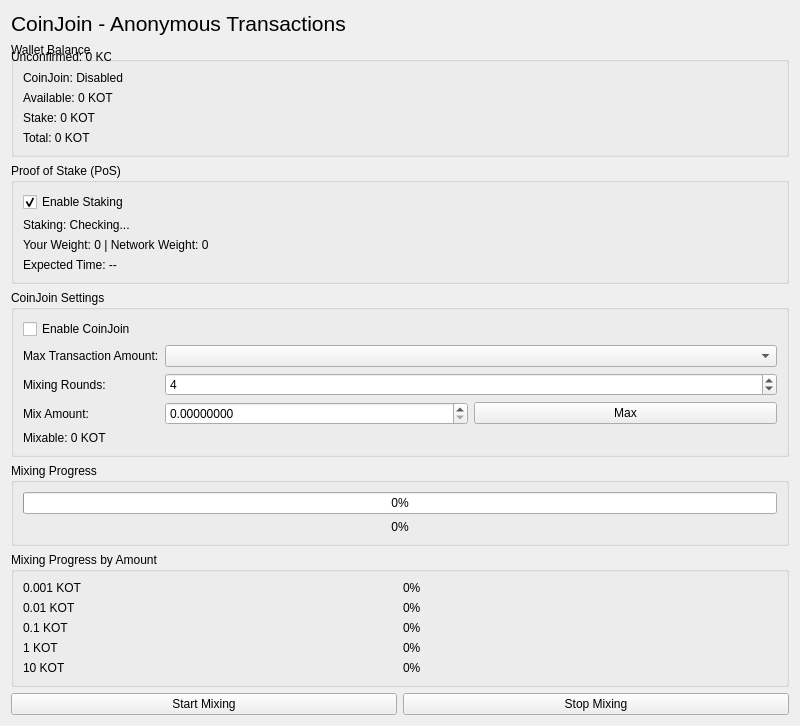
<?xml version="1.0" encoding="UTF-8"?>
<ui version="4.0">
 <class>CoinJoinPage</class>
 <widget class="QWidget" name="CoinJoinPage">
  <property name="geometry">
   <rect>
    <x>0</x>
    <y>0</y>
    <width>800</width>
    <height>700</height>
   </rect>
  </property>
  <property name="windowTitle">
   <string>CoinJoin &amp; Staking</string>
  </property>
  <layout class="QVBoxLayout" name="verticalLayout">
   <item>
    <widget class="QLabel" name="titleLabel">
     <property name="font">
      <font>
       <pointsize>16</pointsize>
       <weight>700</weight>
      </font>
     </property>
     <property name="text">
      <string>CoinJoin - Anonymous Transactions</string>
     </property>
    </widget>
   </item>
   <item>
    <widget class="QGroupBox" name="statusGroupBox">
     <property name="title">
      <string>Wallet Balance</string>
     </property>
     <layout class="QFormLayout" name="formLayout">
      <item row="0" column="0">
       <widget class="QLabel" name="coinjoinStatusLabel">
        <property name="font">
         <font>
          <weight>700</weight>
         </font>
        </property>
        <property name="text">
         <string>CoinJoin: Disabled</string>
        </property>
       </widget>
      </item>
      <item row="1" column="0">
       <widget class="QLabel" name="availableBalanceLabel">
        <property name="font">
         <font>
          <weight>700</weight>
         </font>
        </property>
        <property name="text">
         <string>Available: 0 KOT</string>
        </property>
       </widget>
      </item>
      <item row="1" column="0">
       <widget class="QLabel" name="unconfirmedBalanceLabel">
        <property name="text">
         <string>Unconfirmed: 0 KOT</string>
        </property>
       </widget>
      </item>
      <item row="2" column="0">
       <widget class="QLabel" name="stakeBalanceLabel">
        <property name="text">
         <string>Stake: 0 KOT</string>
        </property>
       </widget>
      </item>
      <item row="3" column="0">
       <widget class="QLabel" name="totalBalanceLabel">
        <property name="font">
         <font>
          <weight>700</weight>
         </font>
        </property>
        <property name="text">
         <string>Total: 0 KOT</string>
        </property>
       </widget>
      </item>
     </layout>
    </widget>
   </item>
   <item>
    <widget class="QGroupBox" name="stakingGroupBox">
     <property name="title">
      <string>Proof of Stake (PoS)</string>
     </property>
     <layout class="QFormLayout" name="formLayout_3">
      <item row="0" column="0">
       <widget class="QCheckBox" name="enableStakingCheckbox">
        <property name="text">
         <string>Enable Staking</string>
        </property>
        <property name="checked">
         <bool>true</bool>
        </property>
       </widget>
      </item>
      <item row="1" column="0">
       <widget class="QLabel" name="stakingStatusLabel">
        <property name="text">
         <string>Staking: Checking...</string>
        </property>
       </widget>
      </item>
      <item row="2" column="0">
       <widget class="QLabel" name="stakingWeightLabel">
        <property name="text">
         <string>Your Weight: 0 | Network Weight: 0</string>
        </property>
       </widget>
      </item>
      <item row="3" column="0">
       <widget class="QLabel" name="stakingExpectedLabel">
        <property name="text">
         <string>Expected Time: --</string>
        </property>
       </widget>
      </item>
     </layout>
    </widget>
   </item>
   <item>
    <widget class="QGroupBox" name="settingsGroupBox">
     <property name="title">
      <string>CoinJoin Settings</string>
     </property>
     <layout class="QFormLayout" name="formLayout_2">
      <item row="0" column="0">
       <widget class="QCheckBox" name="enableCoinJoinCheckbox">
        <property name="text">
         <string>Enable CoinJoin</string>
        </property>
       </widget>
      </item>
      <item row="1" column="0">
       <widget class="QLabel" name="denominationLabel">
        <property name="text">
          <string>Max Transaction Amount:</string>
        </property>
       </widget>
      </item>
      <item row="1" column="1">
       <widget class="QComboBox" name="denominationComboBox"/>
      </item>
      <item row="2" column="0">
       <widget class="QLabel" name="roundsLabel">
        <property name="text">
         <string>Mixing Rounds:</string>
        </property>
       </widget>
      </item>
      <item row="2" column="1">
       <widget class="QSpinBox" name="roundsSpinBox">
        <property name="minimum">
         <number>1</number>
        </property>
        <property name="maximum">
         <number>16</number>
        </property>
        <property name="value">
         <number>4</number>
        </property>
       </widget>
      </item>
      <item row="3" column="0">
       <widget class="QLabel" name="mixAmountLabel">
        <property name="text">
         <string>Mix Amount:</string>
        </property>
       </widget>
      </item>
      <item row="3" column="1">
       <layout class="QHBoxLayout" name="mixAmountLayout">
        <item>
         <widget class="QDoubleSpinBox" name="mixAmountSpinBox">
          <property name="decimals">
           <number>8</number>
          </property>
          <property name="maximum">
           <double>999999999.000000000000000</double>
          </property>
         </widget>
        </item>
        <item>
         <widget class="QPushButton" name="mixMaxButton">
          <property name="text">
           <string>Max</string>
          </property>
         </widget>
        </item>
       </layout>
      </item>
      <item row="4" column="0">
       <widget class="QLabel" name="mixableBalanceLabel">
        <property name="text">
         <string>Mixable: 0 KOT</string>
        </property>
       </widget>
      </item>
     </layout>
    </widget>
   </item>
   <item>
    <widget class="QGroupBox" name="progressGroupBox">
     <property name="title">
      <string>Mixing Progress</string>
     </property>
     <layout class="QVBoxLayout" name="verticalLayout_2">
      <item>
       <widget class="QProgressBar" name="progressBar">
        <property name="value">
         <number>0</number>
        </property>
       </widget>
      </item>
      <item>
       <widget class="QLabel" name="progressLabel">
        <property name="text">
         <string>0%</string>
        </property>
        <property name="alignment">
         <set>Qt::AlignCenter</set>
        </property>
       </widget>
      </item>
     </layout>
    </widget>
   </item>
   <item>
    <widget class="QGroupBox" name="denominationsGroupBox">
     <property name="title">
       <string>Mixing Progress by Amount</string>
     </property>
     <layout class="QGridLayout" name="gridLayout">
      <item row="0" column="0">
       <widget class="QLabel" name="denom1Label">
        <property name="text">
         <string>0.001 KOT</string>
        </property>
       </widget>
      </item>
      <item row="0" column="1">
       <widget class="QLabel" name="denom1Progress">
        <property name="text">
         <string>0%</string>
        </property>
       </widget>
      </item>
      <item row="1" column="0">
       <widget class="QLabel" name="denom2Label">
        <property name="text">
         <string>0.01 KOT</string>
        </property>
       </widget>
      </item>
      <item row="1" column="1">
       <widget class="QLabel" name="denom2Progress">
        <property name="text">
         <string>0%</string>
        </property>
       </widget>
      </item>
      <item row="2" column="0">
       <widget class="QLabel" name="denom3Label">
        <property name="text">
         <string>0.1 KOT</string>
        </property>
       </widget>
      </item>
      <item row="2" column="1">
       <widget class="QLabel" name="denom3Progress">
        <property name="text">
         <string>0%</string>
        </property>
       </widget>
      </item>
      <item row="3" column="0">
       <widget class="QLabel" name="denom4Label">
        <property name="text">
         <string>1 KOT</string>
        </property>
       </widget>
      </item>
      <item row="3" column="1">
       <widget class="QLabel" name="denom4Progress">
        <property name="text">
         <string>0%</string>
        </property>
       </widget>
      </item>
      <item row="4" column="0">
       <widget class="QLabel" name="denom5Label">
        <property name="text">
         <string>10 KOT</string>
        </property>
       </widget>
      </item>
      <item row="4" column="1">
       <widget class="QLabel" name="denom5Progress">
        <property name="text">
         <string>0%</string>
        </property>
       </widget>
      </item>
     </layout>
    </widget>
   </item>
   <item>
    <layout class="QHBoxLayout" name="buttonLayout">
     <item>
      <widget class="QPushButton" name="startMixButton">
       <property name="text">
        <string>Start Mixing</string>
       </property>
      </widget>
     </item>
     <item>
      <widget class="QPushButton" name="stopMixButton">
       <property name="text">
        <string>Stop Mixing</string>
       </property>
      </widget>
     </item>
    </layout>
   </item>
   <item>
    <spacer name="verticalSpacer">
     <property name="orientation">
      <enum>Qt::Vertical</enum>
     </property>
     <property name="sizeHint" stdset="0">
      <size>
       <width>20</width>
       <height>40</height>
      </size>
     </property>
    </spacer>
   </item>
  </layout>
 </widget>
 <resources/>
 <connections/>
</ui>
